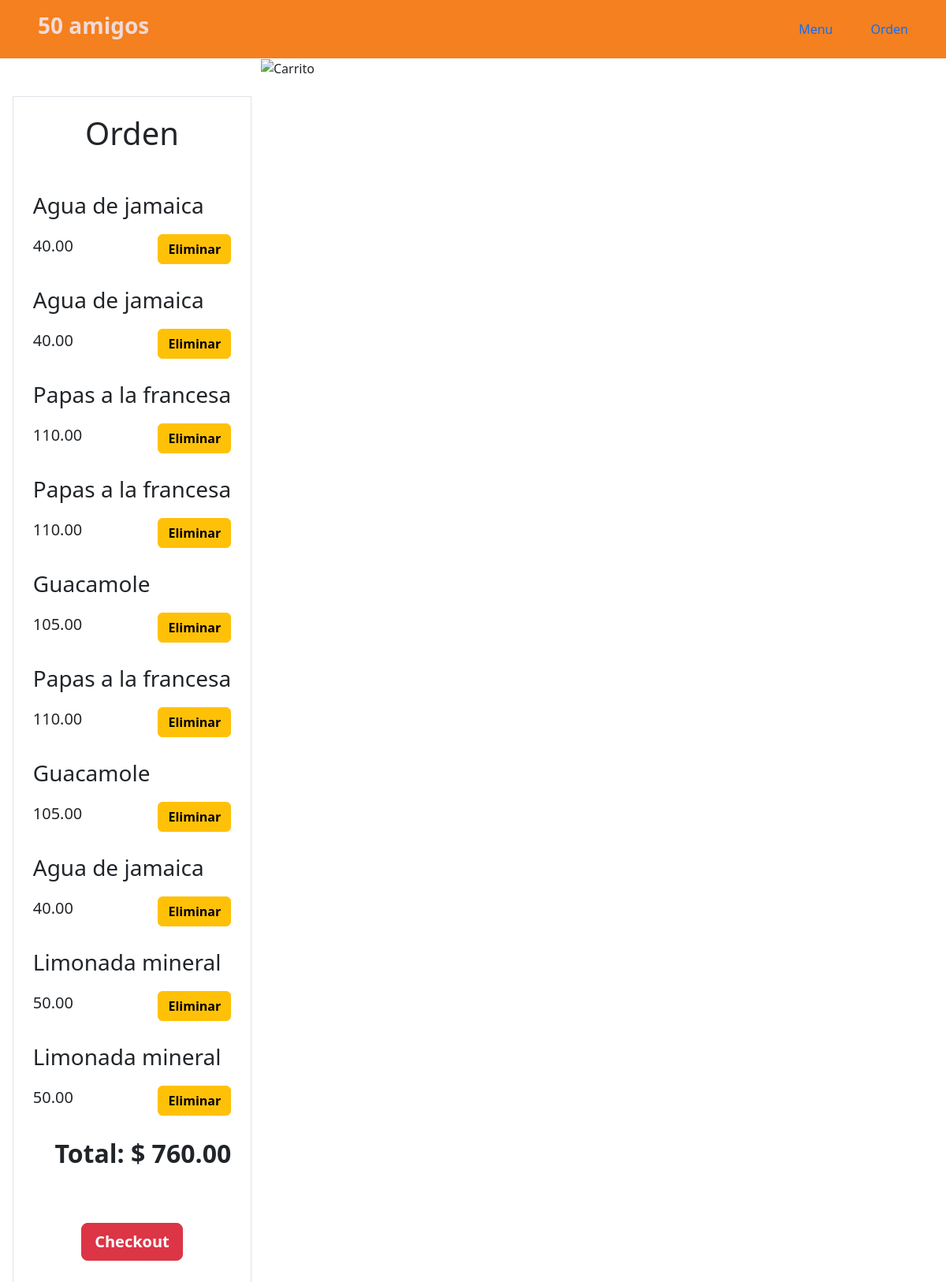
The page /orden/editar/ (signed in) on the database as committed earlier.
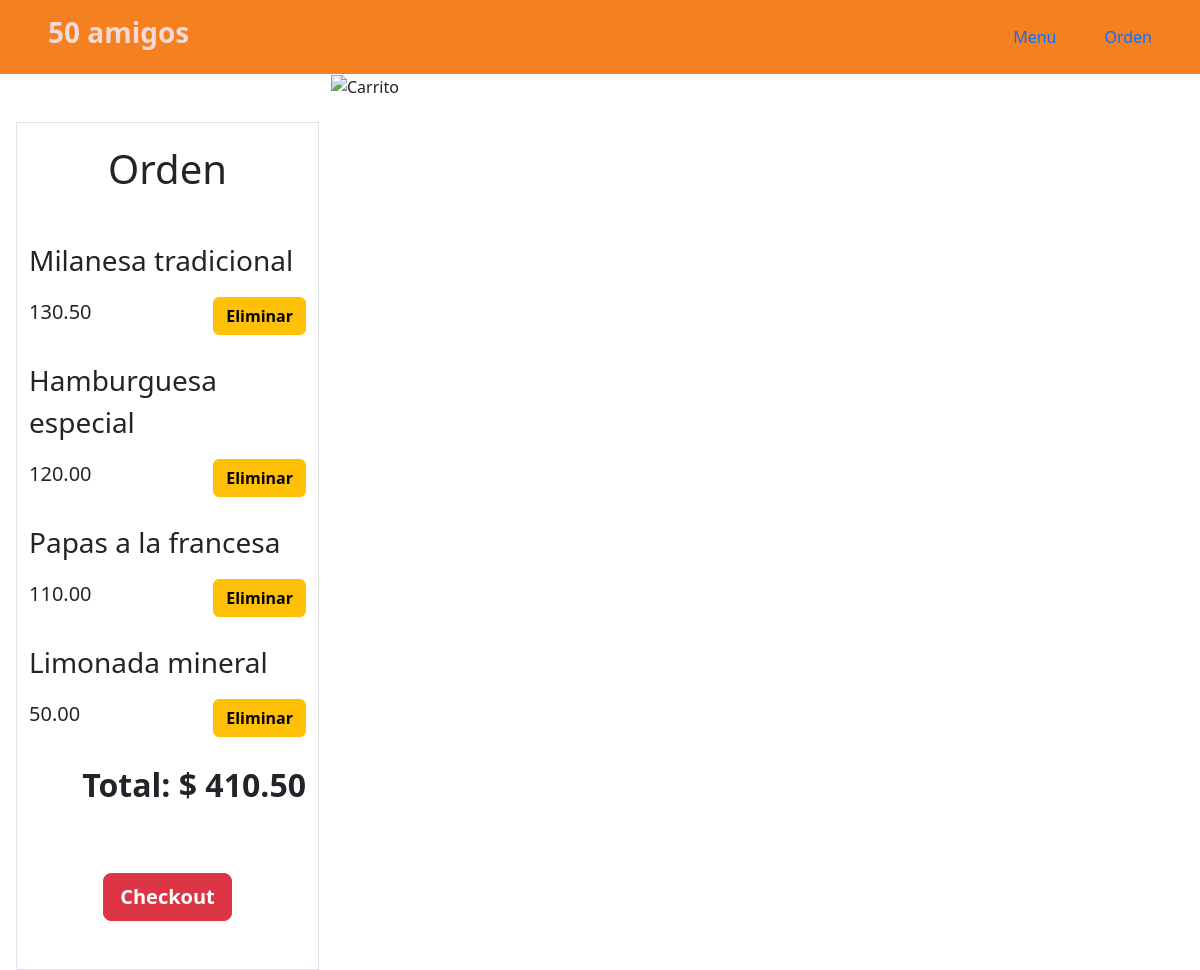
The same page on the database as committed later.
### RestaurantApp/models.py (models this page shows, shortened)
class Menu(models.Model):
    name = models.CharField(max_length=200, unique=True)
    description = models.TextField(blank=True)
    price = models.DecimalField(max_digits=6, decimal_places=2)
    category = models.ForeignKey(Categories, on_delete=models.CASCADE)

### RestaurantApp/views.py (the view)
# urls.py: path('orden/editar/', views.modify_order, name='modify_order'),
@login_required
def modify_order(request):
    if request.method == 'GET':  # TODO. Try to use a query
        try:
            cart = CartItem.objects.filter(table= request.user).order_by('-time')
            order_items = [(i.item.name, i.item.price, i.pk) for i in cart]
            total = decimal.Decimal(0)
            for _, price, _ in order_items:
                total += price
            return render(request, 'modify_order.html', {
                'breakdown': order_items,
                'total': total,
            })
        except:
            pass
    return render(request, 'modify_order.html')

### RestaurantApp/templates/modify_order.html (shortened to what this page needs)
{% extends 'base.html' %}
{% block content %}
<div class="container-fluid pe-0 pb-0">
<div class="row">
    <div
        class="col-md-3 d-flex flex-column justify-content-center align-items-center ms-3 mb-auto text-center mt-5 border"
    >
        <p class="fs-1 my-3">Orden</p>
        <div class="mt-2">
            {% for i, val, id in breakdown %}
                <div class="text-start mt-3">
                    <p class="fs-3">{{i}}</p>
                </div>
                <div class="d-flex flex-row justify-content-start gap-5">
                    <p class="fs-5">{{val}}</p>
                    <form action="{% url 'item_remove' id %}" method="post" class="ms-auto">
                        <button class="btn btn-warning fw-semibold">
                            Eliminar
                        </button>
                    </form>
                </div>
            {% endfor %}
            <p class="fs-2 fw-bold ms-auto text-end mt-3">Total: $ {{total}}</p>
        </div>
        <div class="my-5">
            <form action="{% url 'checkout' %}" method="POST">
                <button class="btn btn-danger btn-lg fw-bold" type="submit">
                    Checkout
                </button>
            </form>
        </div>
    </div>
    <div class="col-md pe-0" style="height: 100vh;">
        <img src="https://images.unsplash.com/photo-1482049016688-2d3e1b311543?ixlib=rb-4.0.3&ixid=M3wxMjA3fDB8MHxwaG90by1wYWdlfHx8fGVufDB8fHx8fA%3D%3D&auto=format&fit=crop&w=710&q=80"
        alt="Carrito"
        class="w-100 h-100"
        >
    </div>
</div>
</div>
{% endblock %}

Rows that differ between the two databases and show on the page:
no longer on this page (row unchanged): Menu: breakdown "Agua de jamaica" "Agua de jamaica" "Agua de jamaica", breakdown "40.00" "40.00" "40.00"
no longer on this page (row unchanged): Menu: breakdown "Guacamole" "Guacamole", breakdown "105.00" "105.00"
added Menu: breakdown "Milanesa tradicional", breakdown "130.50"
added Menu: breakdown "Hamburguesa especial", breakdown "120.00"
Other text that changed with them:
{{ total }}: "760.00" → "410.50"
new list line: "Eliminar"
list line gone: "Eliminar"
list line gone: "Papas a la francesa 110.00"
list line gone: "Limonada mineral 50.00"
